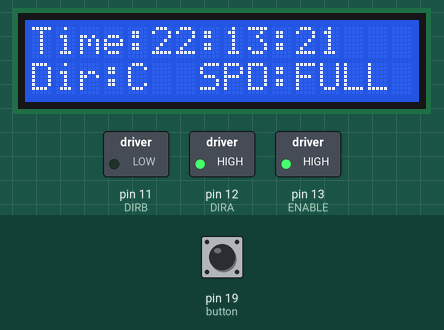
This sketch was run on a simulated Arduino Uno, built with avr-gcc and run on an emulated ATmega328P. Parts: 16×2 character LCD, switched loads named in the sketch (green lamp = pin HIGH). Inputs (shaded band) come from the test bench; at power-on: pin 19 (button) HIGH. The local clock reads 2024-03-15 10:24:30 at power-on unless the sketch sets it; what the sketch prints to the serial monitor is not drawn.

Above: at 1.2 s.
1.3 s: pin 19 (button) pulled LOW for 0.6 s
At 2.8 s:
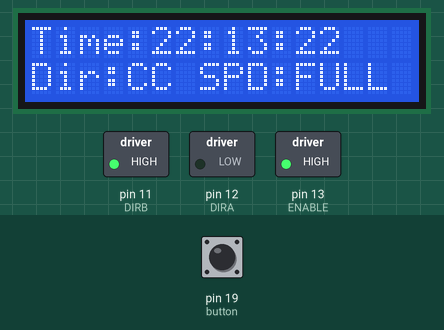
4.9 s: pin 19 (button) pulled LOW for 0.6 s
At 5.9 s:
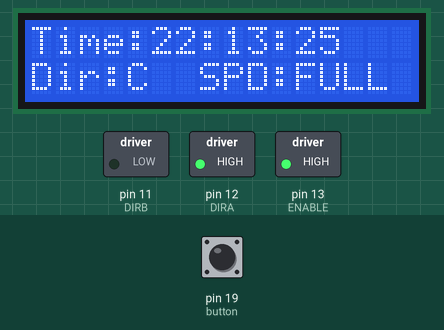
8.5 s: pin 19 (button) pulled LOW for 3.2 s
At 12.0 s:
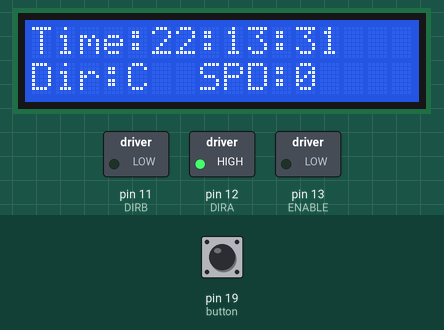
13.7 s: pin 19 (button) pulled LOW for 1 s
At 14.1 s:
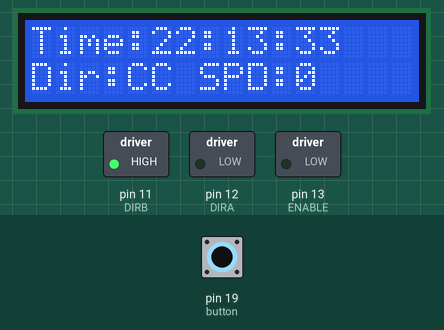
Timing chart, 0 to 16.7 s (numbered marks = the images above; inputs shaded):
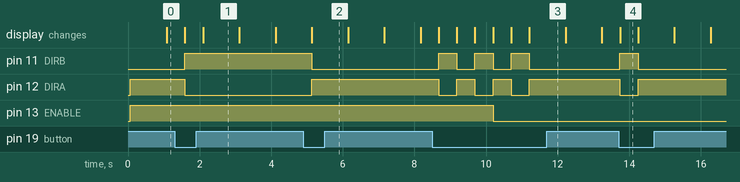

Measured:
- after the input at 1.3 s, pin 11 (DIRB): LOW → HIGH after 0.29 s; pin 12 (DIRA): HIGH → LOW after 0.29 s; the display: first changes after 0.29 s (image 1 shows a later state)
- after the input at 4.9 s, pin 11 (DIRB): HIGH → LOW after 0.23 s; pin 12 (DIRA): LOW → HIGH after 0.23 s; the display: changes after 0.23 s (image 2)
- after the input at 8.5 s, pin 11 (DIRB): alternates HIGH for 0.51 s and LOW for 0.51 s, 6 changes in all, then stays LOW, starting after 0.18 s; pin 12 (DIRA): alternates HIGH for 0.51 s and LOW for 0.51 s, 6 changes in all, then stays HIGH, starting after 0.18 s; the display: first changes after 0.18 s (image 3 shows a later state)
- after the input at 13.7 s, pin 11 (DIRB): LOW → HIGH at once, → LOW 0.51 s later; pin 12 (DIRA): HIGH → LOW at once, → HIGH 0.51 s later; the display: changes at once (image 4)
- what the display in image 1 shows lasts 1.0 s, from 2.1 s to 3.1 s
- what the display in image 4 shows lasts 0.5 s, from 13.7 s to 14.2 s

The sketch:

Lab3.ino
```cpp
#include <Wire.h>
#include <DS3231.h>
#include <LiquidCrystal.h>

LiquidCrystal lcd(2, 3, 4, 5, 6, 7);
#define ENABLE 13
#define DIRA 12
#define DIRB 11
#define button 19

DS3231 clock;
RTCDateTime dt;
int x = 0;

void setup() {
  //---set pin direction
  pinMode(ENABLE,OUTPUT);
  pinMode(DIRA,OUTPUT);
  pinMode(DIRB,OUTPUT);
  pinMode(button, INPUT_PULLUP);
  Serial.println("Initialize RTC module");
  // Initialize DS3231
  clock.begin();
  // Manual (YYYY, MM, DD, HH, II, SS
  // clock.setDateTime(2016, 12, 9, 11, 46, 00);

  // Send sketch compiling time to Arduino
  clock.setDateTime(__DATE__, __TIME__);
  // set up the LCD's number of columns and rows:
  lcd.begin(16, 2);
  Serial.begin(9600);
}

void loop() {
  dt = clock.getDateTime();

  Serial.print("Raw data: ");
  Serial.print(dt.hour);   Serial.print(":");
  Serial.print(dt.minute); Serial.print(":");
  Serial.print(dt.second); Serial.println("");

// Code that starts the motor at new minute and stops after 30 secs
// Only runs in Clockwise direction.
  if (digitalRead(button) == LOW) {
    buttonPress();
  }

  if (dt.second >= 30) {
    Serial.println("PWM stop");
    printTime();

    if (x == 0)
      clockwise();
    else
      CC();

    lcd.print("SPD:0   ");
    analogWrite(ENABLE,LOW);
  }
  else if (dt.second >= 0){
    Serial.println("PWM full speed");
    printTime();

    if (x == 0)
      clockwise();
    else
      CC();

    lcd.print("SPD:FULL");
  }

  delay(500);

}

void printTime(){
  lcd.setCursor(0, 0);
    lcd.print("Time:");
    if (dt.hour < 10) {
      lcd.print("0");
      lcd.print(dt.hour);
    }
    else
      lcd.print(dt.hour);
    lcd.print(":");
    if (dt.minute < 10){
      lcd.print("0");
      lcd.print(dt.minute);
    }
    else
      lcd.print(dt.minute);
    lcd.print(":");
    if (dt.second < 10){
      lcd.print("0");
      lcd.print(dt.second);
    }
    else
      lcd.print(dt.second);

    lcd.setCursor(0, 1);
}

void buttonPress() {
  x++;
  x = x % 2;
}

void clockwise() {
  lcd.print("Dir:C  ");
    //---PWM example, full speed then slow
    analogWrite(ENABLE,255); //enable on
    digitalWrite(DIRA,HIGH); //one way
    digitalWrite(DIRB,LOW);
}

void CC() {
  lcd.print("Dir:CC ");
    //---PWM example, full speed then slow
    analogWrite(ENABLE,255); //enable on
    digitalWrite(DIRA,LOW); //one way
    digitalWrite(DIRB,HIGH);
}
```
